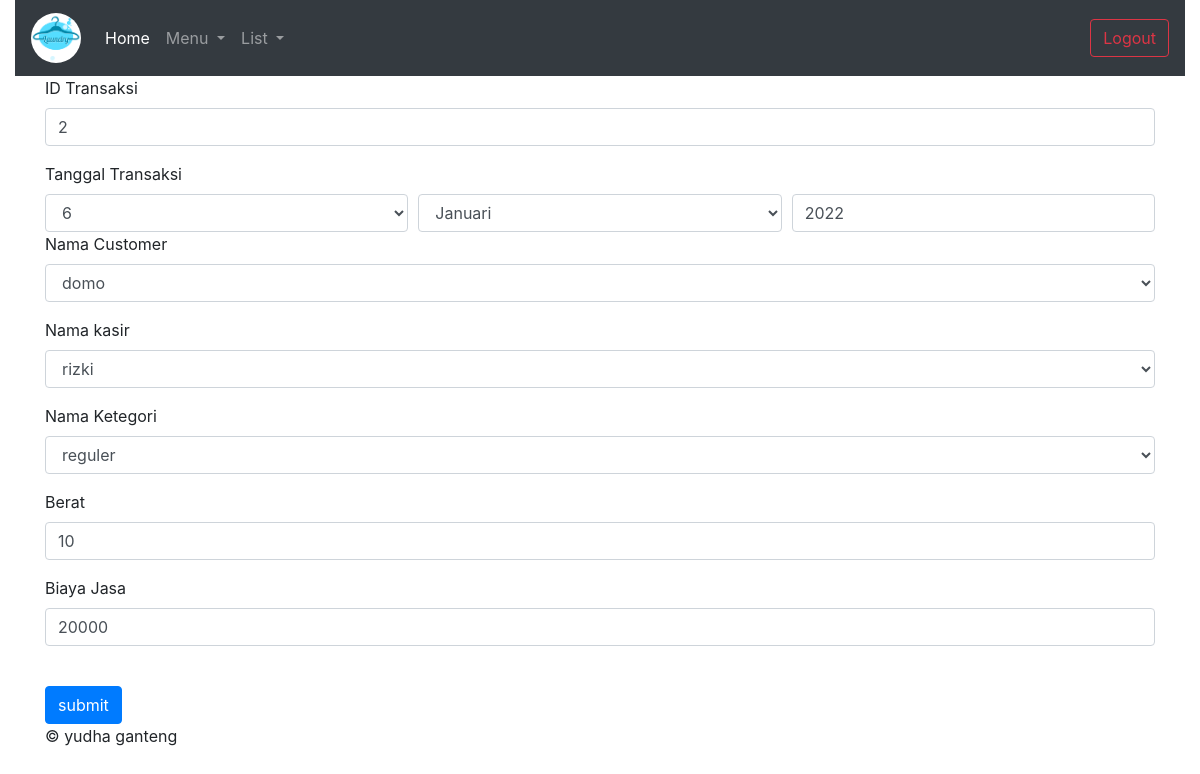
Screenshot of /edit_transaksi.php?id=2 with the database file from the repository.
### tables this page shows
CREATE TABLE IF NOT EXISTS `transaksi` (
  `id_transaksi` int(10) NOT NULL,
  `tanggal_transaksi` date DEFAULT NULL,
  `id_customer` int(10) DEFAULT NULL,
  `id_kasir` int(10) DEFAULT NULL,
  `id_kategori` int(10) DEFAULT NULL,
  `berat` int(10) DEFAULT NULL,
  `biaya_jasa` int(20) DEFAULT NULL,
  PRIMARY KEY (`id_transaksi`)
);

### edit_transaksi.php (the view, shortened to what this page needs)
<?php include("navbar.php"); ?>
<?php
include("config.php");
$id_transaksi = $_GET['id'];
$query = mysqli_query($conn, "SELECT * FROM transaksi WHERE id_transaksi = '" . $id_transaksi . "' ");
while ($data = mysqli_fetch_array($query)) {
    $berat = $data['berat'];
    $biaya_jasa = $data['biaya_jasa'];
    $id_customer = $data['id_customer'];
    $id_kasir = $data['id_kasir'];
    $id_kategori = $data['id_kategori'];
    $tanggal_transaksi = $data['tanggal_transaksi'];
    $tgl_trs = explode("-", $tanggal_transaksi);
}
$id = $_GET['id'];
$sql = "SELECT * FROM transaksi WHERE id_transaksi=$id";
$query = mysqli_query($conn, $sql);
$data = mysqli_fetch_assoc($query);
?>
<div class="container">
    <form action="../../controller/proses_edit.php" method="post">
        <div class="form-group">
            <label for="formGroupExampleInput">ID Transaksi</label>
            <input type="text" class="form-control" name="id_transaksi" value="<?php echo $data['id_transaksi'] ?>">
        </div>
        <label for="">Tanggal Transaksi</label>
        <div class="form-row">
            <div class="col">
                <select name="hari" class="form-control" aria-placeholder="hari">
                    <?php
                    for ($tgl = 1; $tgl <= 31; $tgl++) {
                        if ($tgl_trs[2] == $tgl) {
                            $slc_tgl = 'selected';
                        } else {
                            $slc_tgl = '';
                        }
                    ?>
                        <option <?= $slc_tgl; ?> value="<?= $tgl; ?>"><?= $tgl; ?></option>
                    <?php
                    }
                    ?>
                </select>
            </div>
            <div class="col">
                <select name="bulan" id="" class="form-control">
                    <?php
                    $data_bulan = array("Januari", "Februari", "Maret", "April", "Mei", "Juni", "Juli", "Agustus", "September", "Oktober", "November", "Desember");
                    for ($bln = 1; $bln <= 12; $bln++) {
                        if ($tgl_trs[1] == $bln) {
                            $slc_bln = 'selected';
                        } else {
                            $slc_bln = '';
                        }
                    ?>
                        <option <?= $slc_bln; ?> value="<?= $bln; ?>"><?= $data_bulan[$bln - 1]; ?></option>
                    <?php
                    }
                    ?>
                </select>
            </div>
            <div class="col">
                <input type="text" class="form-control" name="tahun" value="<?= $tgl_trs[0]; ?>" <?= $tgl_trs[0]; ?>>
            </div>
        </div>
        <div class="form-group">
            <label for="">Nama Customer</label>
            <?php
            $query = mysqli_query($conn, "SELECT * FROM customer");
            ?>
            <select name="id_customer" class="form-control">
                <?php
                while ($data = mysqli_fetch_array($query)) {
                    if ($id_customer == $data['id_customer']) {
                        $select = 'selected';
                    } else {
                        $select = '';
                    }
                ?>
                    <option <?= $select; ?> value="<?= $data['id_customer']; ?>">
                        <?= $data['nama_customer']; ?>
                    </option>
                <?php
                }
                ?>
            </select>
        </div>
        <div class="form-group">
            <label for="">Nama kasir</label>
            <?php
            $query = mysqli_query($conn, "SELECT * FROM kasir");
            ?>
            <select name="id_kasir" class="form-control">
                <?php
                while ($data = mysqli_fetch_array($query)) {
                    if ($id_kasir == $data['id_kasir']) {
                        $select = 'selected';
                    } else {
                        $select = '';
                    }
                ?>
                    <option <?= $select; ?> value="<?= $data['id_kasir']; ?>">
                        <?= $data['nama_kasir']; ?>
                    </option>
                <?php
                }
                ?>
            </select>
        </div>
        <div class="form-group">
            <label for="">Nama Ketegori</label>
            <?php
            $query = mysqli_query($conn, "SELECT * FROM kategori");
            ?>
            <select name="id_kategori" class="form-control">
                <?php
                while ($data = mysqli_fetch_array($query)) {
                    if ($id_kategori == $data['id_kategori']) {
                        $select = 'selected';
                    } else {
                        $select = '';
                    }
                ?>
                    <option <?= $select; ?> value="<?= $data['id_kategori']; ?>">
                        <?= $data['kategori']; ?>
                    </option>
                <?php
                }
                ?>
            </select>
        </div>
        <div class="form-group">
            <label for="formGroupExampleInput">Berat</label>
            <input type="text" class="form-control" name="berat" value="<?= $berat ?>">
        </div>
        <div class="form-group">
            <label for="formGroupExampleInput">Biaya Jasa</label>
            <input class="form-control" type="number" name="biaya_jasa" value="<?= $biaya_jasa; ?>">
        </div>
        <br>
        <button type="submit" class="btn btn-primary" name="submit">submit</button>
    </form>
</div>
<?php include("footer.php"); ?>

### rows the page displays
transaksi: id_transaksi "2", tahun "2022", berat "10", biaya_jasa "20000"

### other values shown
form field hari "6"
form field bulan "Januari"
form field id_customer "domo"
form field id_kasir "rizki"
form field id_kategori "reguler"
